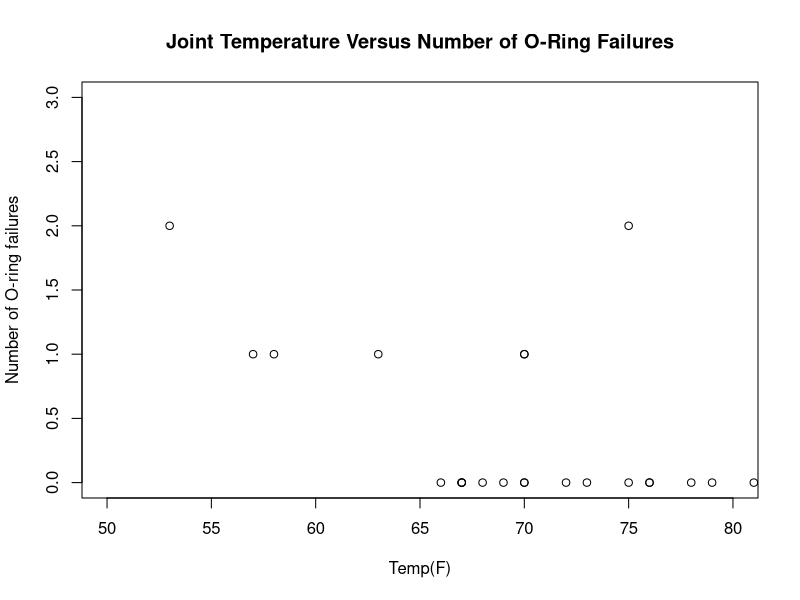
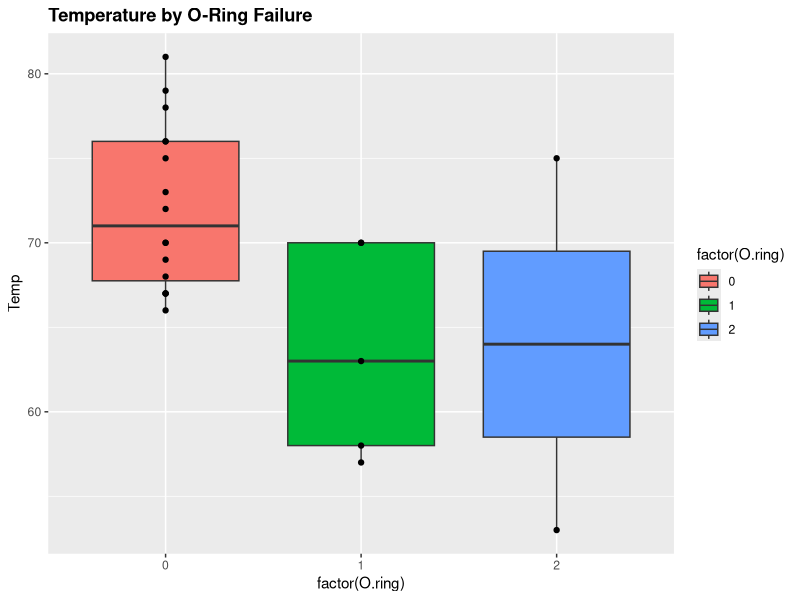
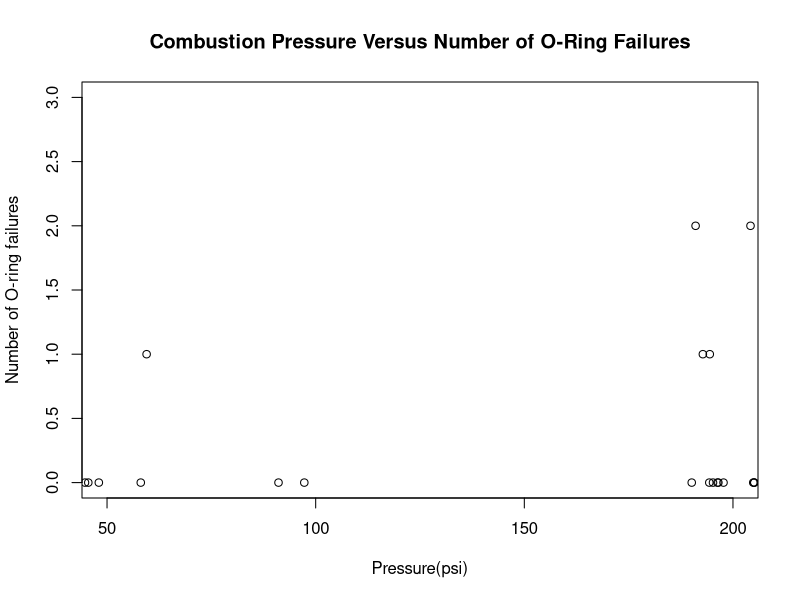
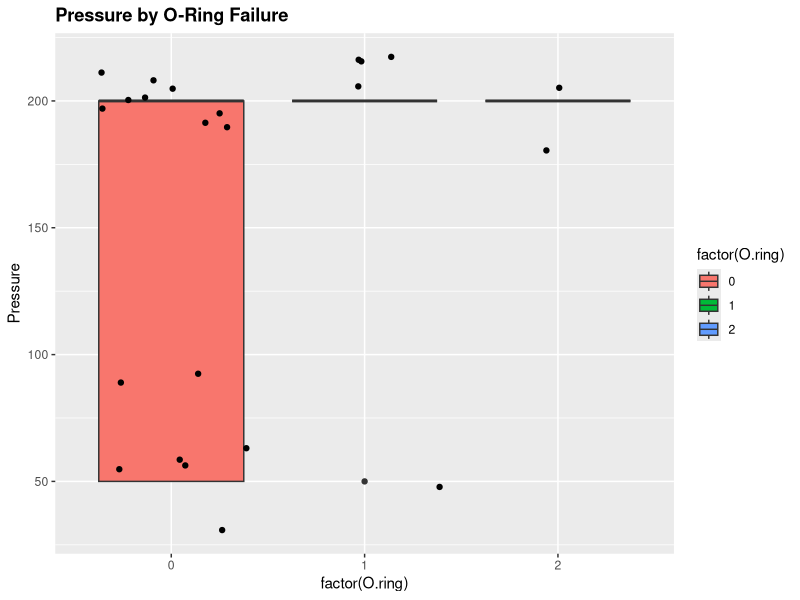
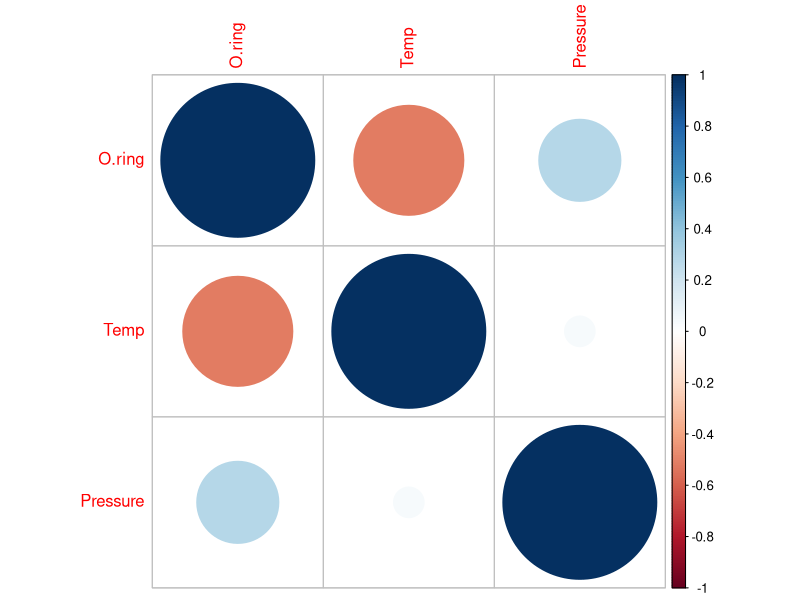

Recreate these plots in R, in order. (Note: this script raises an error after producing the figures.)
## ---- chunk 1
library(knitr)
opts_chunk$set(tidy.opts=list(width.cutoff=60),tidy=TRUE)
## ---- chunk 2
setwd("/Users/shanhe/Desktop/W271/Lab/w271_lab1/dataset")
challenger <- read.table(file = "challenger.csv", header=TRUE, sep=",")
summary(challenger)
## ---- chunk 3
# list rows of data that have missing values 
challenger[!complete.cases(challenger),] # no missing values
## ---- chunk 4
plot(x = challenger$Temp, y =challenger$O.ring, ylab='Number of O-ring failures', xlab='Temp(F)',
     main = 'Joint Temperature Versus Number of O-Ring Failures', xlim=c(50,80), ylim=c(0,3))
## ---- chunk 5
library(ggplot2)
# temperature by o-ring failure
ggplot(challenger, aes(factor(O.ring), Temp)) +
  geom_boxplot(aes(fill = factor(O.ring))) + 
  geom_point() +
  ggtitle("Temperature by O-Ring Failure") + 
  theme(plot.title = element_text(lineheight=1, face="bold")) 
## ---- chunk 6
plot(x = jitter(challenger$Pressure), y =challenger$O.ring, ylab='Number of O-ring failures', xlab='Pressure(psi)', main = 'Combustion Pressure Versus Number of O-Ring Failures', xlim=c(50,200), ylim=c(0,3))
## ---- chunk 7
# pressure by o-ring failure
ggplot(challenger, aes(factor(O.ring), Pressure)) +
  geom_boxplot(aes(fill = factor(O.ring))) + 
  geom_jitter() +
  ggtitle("Pressure by O-Ring Failure") + 
  theme(plot.title = element_text(lineheight=1, face="bold")) 
## ---- chunk 8
cor(challenger[, c("O.ring", "Temp", "Pressure")])
# install.packages("corrplot")
library("corrplot")
library(corrplot)
corrplot(cor(challenger[, c("O.ring", "Temp", "Pressure")]), method="circle")
#I don't think Jeff likes the idea of adding unneccessary library but this can be helpful for us to visualize. can remove in the final version

## ---- chunk 9
challenger$Fail <- ifelse(challenger$O.ring>=1, 1, 0)
head(challenger)
## ---- chunk 10
challenger.glm <- glm(Fail ~ Temp + Pressure, 
               family = binomial, data = challenger)
summary(challenger.glm)
## ---- chunk 11
challenger.glm.H0 <- glm(Fail ~ Temp, family = binomial, data=challenger)

anova(challenger.glm.H0, challenger.glm, test='Chisq')
## ---- chunk 12
library(car)
Anova(mod = challenger.glm, test = 'LR')
## ---- chunk 13
challenger.glm.temp <- glm(formula = Fail ~ Temp, family = binomial(link=logit), data = challenger)
summary(challenger.glm.temp)
## ---- chunk 14
# Find the observed proportion of failure at each Temp
w <- aggregate(formula = Fail ~ Temp, data = challenger, FUN = sum)
n <- aggregate(formula = Fail ~ Temp, data = challenger, FUN = length)
w.n <- data.frame(Temp = w$Temp, success = w$Fail,
                  trials = n$Fail, proportion = round(w$Fail/n$Fail, 4))
head(w.n)
## ---- chunk 15
# Plot of the observed proportions with logistic regression model

plot(x = w$Temp, y = w$Fail/n$Fail, xlab = "Temperature", ylab = "Estimated Probability of Failure",
     panel.first = grid(col="gray", lty = "dotted"), main = '(1) ⇡ vs. Temp')

# Put estimated logistic regression model on the plot
curve(expr = predict(object = challenger.glm.temp, newdata = data.frame(Temp = x), type = "response"),
                                                                        add = TRUE,
                                                                        xlim = c(31,81))
## ---- chunk 16
plot(x = w$Temp, y = w$Fail/n$Fail, xlab = "Temperature", ylab = "Estimated Probability of Failure",
     panel.first = grid(col="gray", lty = "dotted"), main = '⇡ vs. Temp with C.I. Bands')

# Put estimated logistic regression model on the plot
curve(expr = predict(object = challenger.glm.temp, newdata = data.frame(Temp = x), type = "response"),
                                                                        add = TRUE,
                                                                        xlim = c(31,81))

# Create C.I. function
conf.int <- function(newdata, mod, alpha){
  linear.pred <- predict(object = mod, newdata= newdata, type = 'link', se = TRUE)
  CI.lin.pred.lower <- linear.pred$fit - qnorm(p = 1-alpha/2) * linear.pred$se
  CI.lin.pred.upper <- linear.pred$fit + qnorm(p = 1-alpha/2) * linear.pred$se
  CI.pi.lower <- exp(CI.lin.pred.lower) / (1+exp(CI.lin.pred.lower))
  CI.pi.upper <- exp(CI.lin.pred.upper) / (1+exp(CI.lin.pred.upper))
  list(lower = CI.pi.lower, upper = CI.pi.upper)
}

# Add 95% Wald C.I. bands
curve(expr = conf.int(newdata=data.frame(Temp=x), mod = challenger.glm.temp, alpha = 0.05)$lower,
                      col='blue', lty = 'dotdash', add = TRUE, xlim = c(31,81))
curve(expr = conf.int(newdata=data.frame(Temp=x), mod = challenger.glm.temp, alpha = 0.05)$upper,
                      col='blue', lty = 'dotdash', add = TRUE, xlim = c(31,81))
## ---- chunk 17
lp.31 <- predict(object = challenger.glm.temp, newdata= data.frame(Temp=31), type = 'link', se = TRUE)

lp.31.pred <- lp.31$fit 
lp.31.lin.pred.lower <- lp.31$fit - qnorm(p = 1-0.05/2) * lp.31$se
lp.31.lin.pred.upper <- lp.31$fit + qnorm(p = 1-0.05/2) * lp.31$se

pi.31.pred <- exp(lp.31$fit) / (1+exp(lp.31$fit))
pi.31.lower <- exp(lp.31.lin.pred.lower) / (1+exp(lp.31.lin.pred.lower))
pi.31.upper <- exp(lp.31.lin.pred.upper) / (1+exp(lp.31.lin.pred.upper))

pi.31.pred
pi.31.lower
pi.31.upper
## ---- chunk 18
challenger.glm.temp
challenger.glm.temp.quad <- glm(formula = Fail ~ Temp + I(Temp^2), family = binomial(link=logit), data = challenger) 
summary(challenger.glm.temp.quad)
anova(challenger.glm.temp, challenger.glm.temp.quad, test='Chisq')
